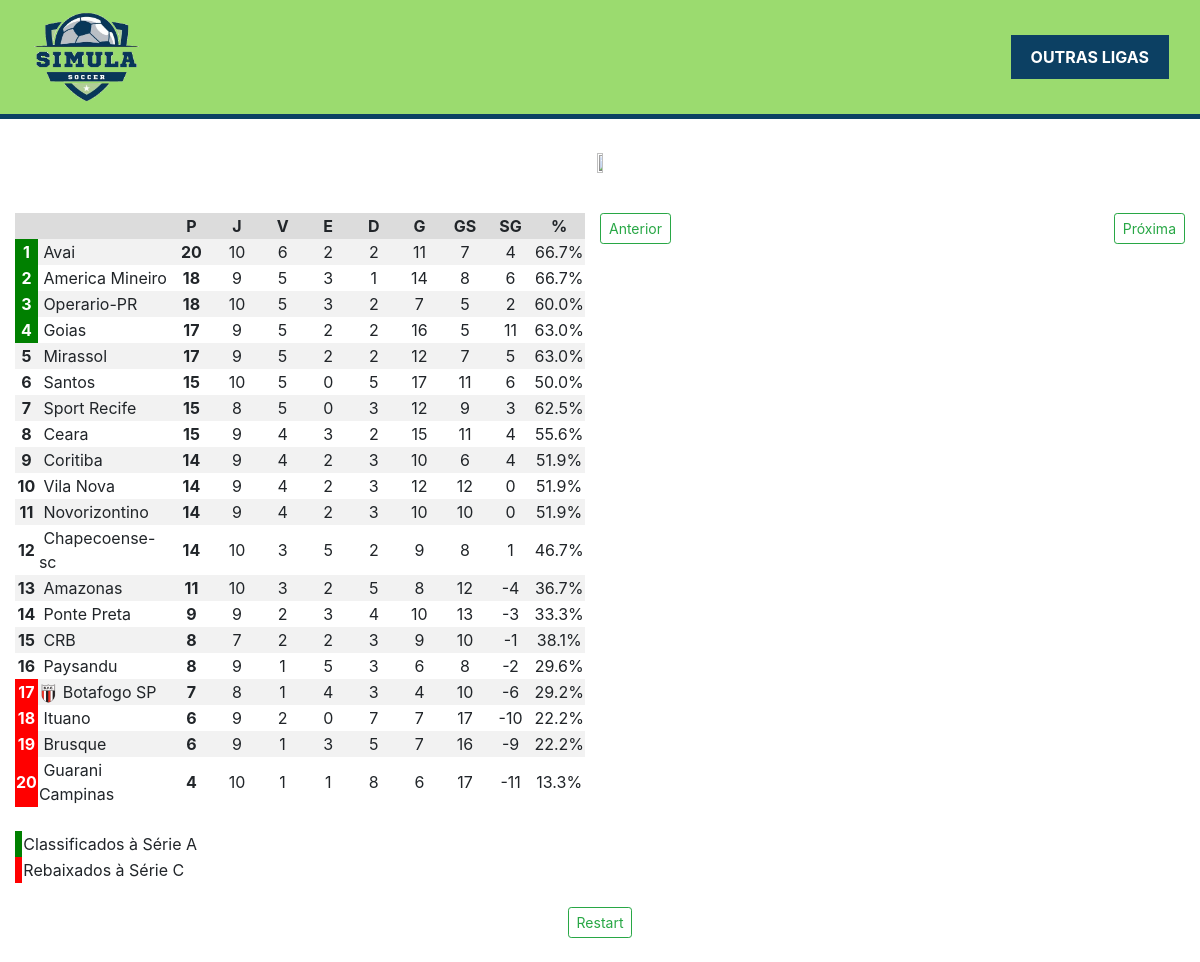
/brasil_serie_b, run on the app's committed database.
### home/models.py (models this page shows, shortened)
class	Team(models.Model):
	id_name = models.CharField(max_length=30, default=None)
	name = models.CharField(max_length = 20, default=None)
	league_id = models.IntegerField(default=None, null=True, blank=True)
	stadium = models.CharField(max_length=50, default=None)
	logo = models.CharField(max_length=150, default=None)
	points = models.IntegerField(default = 0)
	goals_pro = models.IntegerField(default = 0)
	goals_con = models.IntegerField(default = 0)
	wins = models.IntegerField(default = 0)
	draws = models.IntegerField(default = 0)
	loss = models.IntegerField(default = 0)
	sg = models.IntegerField(default=0)
	aproveitamento = models.FloatField(default=0)
	games_played = models.IntegerField(default=0)
	position = models.IntegerField(default = 0)
	def __str__(self):
		return self.name

class	League(models.Model):
	league_id = models.IntegerField(default=None, null=True, blank=True)
	league_name = models.CharField(max_length=30, default=None)
	logo = logo = models.CharField(max_length=150, default=None)
	country = models.CharField(max_length = 30, default=None)
	url = models.CharField(max_length=150, null=True, blank=True, default = '')
	zone_1 = models.IntegerField(default=None, null=True, blank=True)
	zone_1_txt = models.CharField(max_length=150, default=None, null=True)
	zone_2 = models.IntegerField(default=None, null=True, blank=True)
	zone_2_txt = models.CharField(max_length=150, default=None, null=True, blank=True)
	zone_3 = models.IntegerField(default=None, null=True, blank=True)
	zone_3_txt = models.CharField(max_length=150, default=None, null=True, blank=True)
	zone_4 = models.IntegerField(default=None, null=True, blank=True)
	zone_4_txt = models.CharField(max_length=150, default=None, null=True, blank=True)
	zone_5 = models.IntegerField(default=None, null=True, blank=True)
	zone_5_txt = models.CharField(max_length=150, default=None, null=True, blank=True)
	zone_reb = models.IntegerField(default=None, null=True, blank=True)
	zone_reb_txt = models.CharField(max_length=150, default=None, null=True, blank=True)

### home/views.py (the view)
# urls.py: path('brasil_serie_b', views.brasil_serie_b, name='brasil_serie_b'),
def brasil_serie_b(request):
	league = League.objects.get(league_id = 72)
	teams_list = update_positions(72)
	context = {'league': league, 'teams_list': teams_list}
	return render(request, 'league.html', context)

### home/scripts.py (called while the page is built)
def update_positions(l_id):
	if (l_id == 71 or l_id == 72):
		teams_list = Team.objects.filter(league_id = l_id).order_by('-points', '-wins', '-sg', '-goals_pro')
	else:
		teams_list = Team.objects.filter(league_id = l_id).order_by('-points', '-sg', '-goals_pro')
	i = 1
	for team in teams_list:
		team.position = i
		i = i + 1
		print(f'time: {team}, posicao: {team.position}')
		team.save()
	return(teams_list)

### home/templates/league.html (shortened to what this page needs)
<!DOCTYPE html>
{% load static %}
<html lang="pt-BR">
<head>
    <link rel="stylesheet" href="https://maxcdn.bootstrapcdn.com/bootstrap/4.5.2/css/bootstrap.min.css">
	{% load static %}
	<link rel="stylesheet" href="{% static 'style.css' %}">
</head>
<body>
	<nav class="navbar navbar-inverse" style="background-color: rgb(155, 219, 111); border-bottom: 5px solid rgb(12, 64, 99)">
		<div class="container-fluid">
			<div class="navbar-header">
				<a href="{% url 'home' %}">
					<img style="width: 30%; margin-left: -70%;" src="{% static 'images/logo.png' %}" alt="logo">
				</a>
				<div class="menu">
					<button class="menu-button"><strong>OUTRAS LIGAS</strong></button>
				</div>
			</div>
		</div>
	</nav>
		<br>
		<div style="display: inline;">
			<h2 class="league_title"><img style="height: 7%; width: 7%;" src="{{ league.logo }}"></h2>
		</div>
		<div class="container-fluid">
			<div class="row d-flex align-items-stretch">
				<div class="col-lg-6 col-12 left-column">
					<br>
					<div class="table-responsive">
						<table class="table-striped">
							<thead style="background-color: gainsboro;">
								<th></th>
								<th></th>
								<th class="table-cel">P</th>
								<th class="table-cel">J</th>
								<th class="table-cel">V</th>
								<th class="table-cel">E</th>
								<th class="table-cel">D</th>
								<th class="table-cel">G</th>
								<th class="table-cel">GS</th>
								<th class="table-cel">SG</th>
								<th class="table-cel">%</th>
							</thead>
							<tbody>
								{% for team in teams_list %}
								<tr id="team_row_{{ team.id_name }}">
									<td class="text-center" {% if forloop.counter <= league.zone_1 %}style="background-color: green; color:white"
									{% elif league.zone_2 and forloop.counter <= league.zone_2 %}style="background-color: blue; color: white"
									{% elif league.zone_3 and forloop.counter <= league.zone_3 %}style="background-color: rgb(199, 186, 0); color: white"
									{% elif league.zone_4 and forloop.counter <= league.zone_4 %}style="background-color: purple; color: white"
									{% elif league.zone_5 and forloop.counter == league.zone_5 %}style="background-color: orangered; color: white"
									{% elif forloop.counter >=  league.zone_reb %}style="background-color: red; color: white"
									{% endif %}><strong>{{ forloop.counter }}</strong></td>
									<td><img src="{{ team.logo }}" alt="" style="width: 15%;" height="auto"> {{ team.name }}</td>
									<td class="text-center"><strong>{{ team.points }}</strong></td>
									<td class="text-center">{{ team.games_played }}</td>
									<td class="text-center">{{ team.wins }}</td>
									<td class="text-center">{{ team.draws }}</td>
									<td class="text-center">{{ team.loss }}</td>
									<td class="text-center">{{ team.goals_pro }}</td>
									<td class="text-center">{{ team.goals_con }}</td>
									<td class="text-center">{{ team.sg }}</td>
									<td class="text-center">{{ team.aproveitamento }}%</td>
								</tr>
								{% endfor %}
							</tbody>
						</table>
						<br>
						<div class="table-responsive">
							<table>
								<tr>
									<td style="background-color: green; font-size: 10px; width : 4%"> </td>
									<td> {{ league.zone_1_txt }}</td>
								</tr>
								<tr>
									<td style="background-color: red; font-size: 10px; width : 4%"> </td>
									<td> {{ league.zone_reb_txt }}</td>
								</tr>
							</table>
						</div>
					</div>
				</div>
				<div class="col-lg-6 col-12 right-column">
					<div class="d-flex justify-content-between align-items-center mt-4">
							<form class="d-inline">
							<button id ="prev_round" type="button" class="btn btn-outline-success btn-sm" >
								 Anterior
							</button>
						</form>
						<form class="d-inline">
							<button id = "next_round" type ="button" class="btn btn-outline-success btn-sm">
								Próxima
							</button>
						</form>
					</div>
				</div>
		</div>
		<br>
</body>
<div align="center">
	<form method="post">
		<button type="submit" id ="restart" class="btn btn-outline-success btn-sm">
			Restart
		</button>
	</form>
</div>
<br>
</html>

### static/style.css (style rules this page uses)
.table-responsive { overflow-x: auto; }
.left-column { float: right; }
@media (min-width: 750px) { .right-column { padding-left: 0%; } }
.league_title { text-align: center; font-family: Impact, Haettenschweiler, 'Arial Narrow Bold', sans-serif; color: rgb(155, 219, 111); font-size: 30px; }
.table-cel { width: 8%; height: 10%; text-align: center; }
.navbar-header { display: flex; justify-content: space-between; align-items: center; width: 100%; }
.menu { float: right; }
.menu-button { background-color: rgb(12, 64, 99); color: white; padding: 10px 20px; border: none; cursor: pointer; font-size: 16px; }
.navbar-header { width: 100%; text-align: center; }
.navbar-header img { display: inline-block; width: 7%; height: auto; margin-right: auto; margin-left: auto; }

### data on the page
Team: name "Avai", points "20", games_played "10", wins "6", draws "2", loss "2", goals_pro "11", goals_con "7", sg "4", aproveitamento "66.7"
Team: name "America Mineiro", points "18", games_played "9", wins "5", draws "3", loss "1", goals_pro "14", goals_con "8", sg "6", aproveitamento "66.7"
Team: name "Operario-PR", points "18", games_played "10", wins "5", draws "3", loss "2", goals_pro "7", goals_con "5", sg "2", aproveitamento "60.0"
Team: name "Goias", points "17", games_played "9", wins "5", draws "2", loss "2", goals_pro "16", goals_con "5", sg "11", aproveitamento "63.0"
Team: name "Mirassol", points "17", games_played "9", wins "5", draws "2", loss "2", goals_pro "12", goals_con "7", sg "5", aproveitamento "63.0"
Team: name "Santos", points "15", games_played "10", wins "5", draws "0", loss "5", goals_pro "17", goals_con "11", sg "6", aproveitamento "50.0"
Team: name "Sport Recife", points "15", games_played "8", wins "5", draws "0", loss "3", goals_pro "12", goals_con "9", sg "3", aproveitamento "62.5"
Team: name "Ceara", points "15", games_played "9", wins "4", draws "3", loss "2", goals_pro "15", goals_con "11", sg "4", aproveitamento "55.6"
Team: name "Coritiba", points "14", games_played "9", wins "4", draws "2", loss "3", goals_pro "10", goals_con "6", sg "4", aproveitamento "51.9"
Team: name "Vila Nova", points "14", games_played "9", wins "4", draws "2", loss "3", goals_pro "12", goals_con "12", sg "0", aproveitamento "51.9"
Team: name "Novorizontino", points "14", games_played "9", wins "4", draws "2", loss "3", goals_pro "10", goals_con "10", sg "0", aproveitamento "51.9"
Team: name "Chapecoense-sc", points "14", games_played "10", wins "3", draws "5", loss "2", goals_pro "9", goals_con "8", sg "1", aproveitamento "46.7"
Team: name "Amazonas", points "11", games_played "10", wins "3", draws "2", loss "5", goals_pro "8", goals_con "12", sg "-4", aproveitamento "36.7"
Team: name "Ponte Preta", points "9", games_played "9", wins "2", draws "3", loss "4", goals_pro "10", goals_con "13", sg "-3", aproveitamento "33.3"
Team: name "CRB", points "8", games_played "7", wins "2", draws "2", loss "3", goals_pro "9", goals_con "10", sg "-1", aproveitamento "38.1"
Team: name "Paysandu", points "8", games_played "9", wins "1", draws "5", loss "3", goals_pro "6", goals_con "8", sg "-2", aproveitamento "29.6"
Team: logo (picture), name "Botafogo SP", points "7", games_played "8", wins "1", draws "4", loss "3", goals_pro "4", goals_con "10", sg "-6", aproveitamento "29.2"
Team: name "Ituano", points "6", games_played "9", wins "2", draws "0", loss "7", goals_pro "7", goals_con "17", sg "-10", aproveitamento "22.2"
Team: name "Brusque", points "6", games_played "9", wins "1", draws "3", loss "5", goals_pro "7", goals_con "16", sg "-9", aproveitamento "22.2"
Team: name "Guarani Campinas", points "4", games_played "10", wins "1", draws "1", loss "8", goals_pro "6", goals_con "17", sg "-11", aproveitamento "13.3"
League: zone_1_txt "Classificados à Série A", zone_reb_txt "Rebaixados à Série C"
